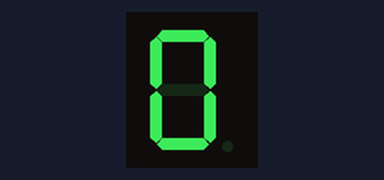
Simulated run of this sketch. Board: Arduino Uno, built with avr-gcc and run on an emulated ATmega328P. Shown: 1-digit seven-segment display. Wiring (inferred from the names in the program): 1-digit 7-segment display, segments lit when LOW: segments pin 9, pin 13, pin 7, pin 12, pin 8, pin 11, pin 10. The segment pins are drawn as the display they are named for.

Above: at 0.1 s.
At 1.1 s:
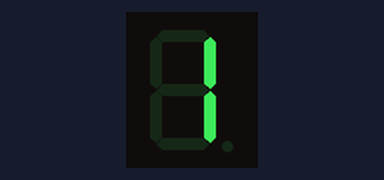
At 2.1 s:
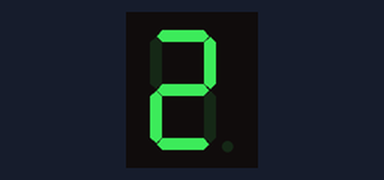
At 3.1 s:
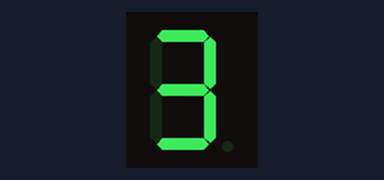
At 5.1 s:
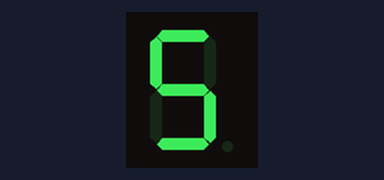
At 7.1 s:
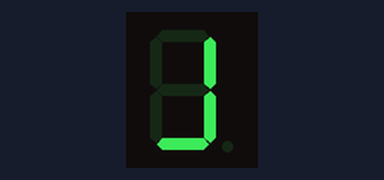

Measured:
- by itself, everything shown: repeats every 10.0 s, in 10 steps
- what the display in image 1 shows lasts 1.0 s, from 1.0 s to 2.0 s

The sketch:

loop_7_segmentos.ino
```cpp
//NOME LOOP 7 SEGMENTOS
//CURSO SIGNAL SPARK
//AUTOR JOSE LUIZ RYBARCZYK FILHO

// DEFINICAO DOS PINOS DO ARDUINO CONECTADO AOS SEGMENTOS DO DISPLAY
const int segmentPins[] = {7, 8, 9, 10, 11, 12, 13};

void setup() {
 //CONFIGURACAO DOS PINOS DE SAIDA DO DISPLAY
  for (int i = 0; i < 7; i++) {
    pinMode(segmentPins[i], OUTPUT);
  }
}


void displayDigit0() {
  // // MAPEAMENTO DOS SEGMENTOS PARA O DIGITO 0
  const int digitSegments[7] = {1, 1, 1, 0, 1, 1, 1}; // Invertido

  // EXIBE O DIGITO 0 NO DISPLAY
  for (int i = 0; i < 7; i++) {
    digitalWrite(segmentPins[i], !digitSegments[i]); // Invertido
  }
}

void displayDigit1() {
  // // MAPEAMENTO DOS SEGMENTOS PARA O DIGITO 1
  const int digitSegments[7] = {1, 0, 0, 0, 0, 0, 1}; // Invertido

  // EXIBE O DIGITO 1 NO DISPLAY
  for (int i = 0; i < 7; i++) {
    digitalWrite(segmentPins[i], !digitSegments[i]); // Invertido
  }
}


void displayDigit2() {
  // // MAPEAMENTO DOS SEGMENTOS PARA O DIGITO 2
  const int digitSegments[7] = {0, 1, 1, 1, 0, 1, 1}; // Invertido

  // EXIBE O DIGITO 2 NO DISPLAYy
  for (int i = 0; i < 7; i++) {
    digitalWrite(segmentPins[i], !digitSegments[i]); // Invertido
  }
}

void displayDigit3() {
  // // MAPEAMENTO DOS SEGMENTOS PARA O DIGITO 3
  const int digitSegments[7] = {1, 0, 1, 1, 0, 1, 1}; // Invertido

  // EXIBE O DIGITO 3 NO DISPLAY
  for (int i = 0; i < 7; i++) {
    digitalWrite(segmentPins[i], !digitSegments[i]); // Invertido
  }
}

void displayDigit4() {
  // // MAPEAMENTO DOS SEGMENTOS PARA O DIGITO 4
  const int digitSegments[7] = {1, 0, 0, 1, 1, 0, 1}; // Invertido

  // EXIBE O DIGITO 4 NO DISPLAY
  for (int i = 0; i < 7; i++) {
    digitalWrite(segmentPins[i], !digitSegments[i]); // Invertido
  }
}

void displayDigit5() {
  // // MAPEAMENTO DOS SEGMENTOS PARA O DIGITO 5
  const int digitSegments[7] = {1, 0, 1, 1, 1, 1, 0}; // Invertido

  // EXIBE O DIGITO 50 NO DISPLAY
  for (int i = 0; i < 7; i++) {
    digitalWrite(segmentPins[i], !digitSegments[i]); // Invertido
  }
}


void displayDigit6() {
  // // MAPEAMENTO DOS SEGMENTOS PARA O DIGITO 6
  const int digitSegments[7] = {1, 1, 1, 1, 1, 1, 0}; // Invertido

  // EXIBE O DIGITO 6 NO DISPLAY
  for (int i = 0; i < 7; i++) {
    digitalWrite(segmentPins[i], !digitSegments[i]); // Invertido
  }
}


void displayDigit7() {
  // // MAPEAMENTO DOS SEGMENTOS PARA O DIGITO 7
  const int digitSegments[7] = {1, 0, 0, 0, 0, 1, 1}; // Invertido

  // EXIBE O DIGITO 7 NO DISPLAY
  for (int i = 0; i < 7; i++) {
    digitalWrite(segmentPins[i], !digitSegments[i]); // Invertido
  }
}


void displayDigit8() {
  // // MAPEAMENTO DOS SEGMENTOS PARA O DIGITO 8
  const int digitSegments[7] = {1, 1, 1, 1, 1, 1, 1}; // Invertido

  // EXIBE O DIGITO 8 NO DISPLAY
  for (int i = 0; i < 7; i++) {
    digitalWrite(segmentPins[i], !digitSegments[i]); // Invertido
  }
}

void displayDigit9() {
  // MAPEAMENTO DOS SEGMENTOS PARA O DIGITO 9
  const int digitSegments[7] = {1, 0, 1, 1, 1, 1, 1}; // Invertido

  // EXIBE O DIGITO 9 NO DISPLAY
  for (int i = 0; i < 7; i++) {
    digitalWrite(segmentPins[i], !digitSegments[i]); // Invertido
  }
}

void loop() {
  // EXIBE OS DIGITOS NO DISPLAY
  displayDigit0();
  delay(1000);
  displayDigit1();
  delay(1000);
  displayDigit2();
  delay(1000);
  displayDigit3();
  delay(1000);
  displayDigit4();
  delay(1000);
  displayDigit5();
  delay(1000);
  displayDigit6();
  delay(1000);
  displayDigit7();
  delay(1000);
  displayDigit8();
  delay(1000);
  displayDigit9();
  delay(1000);
}
```
